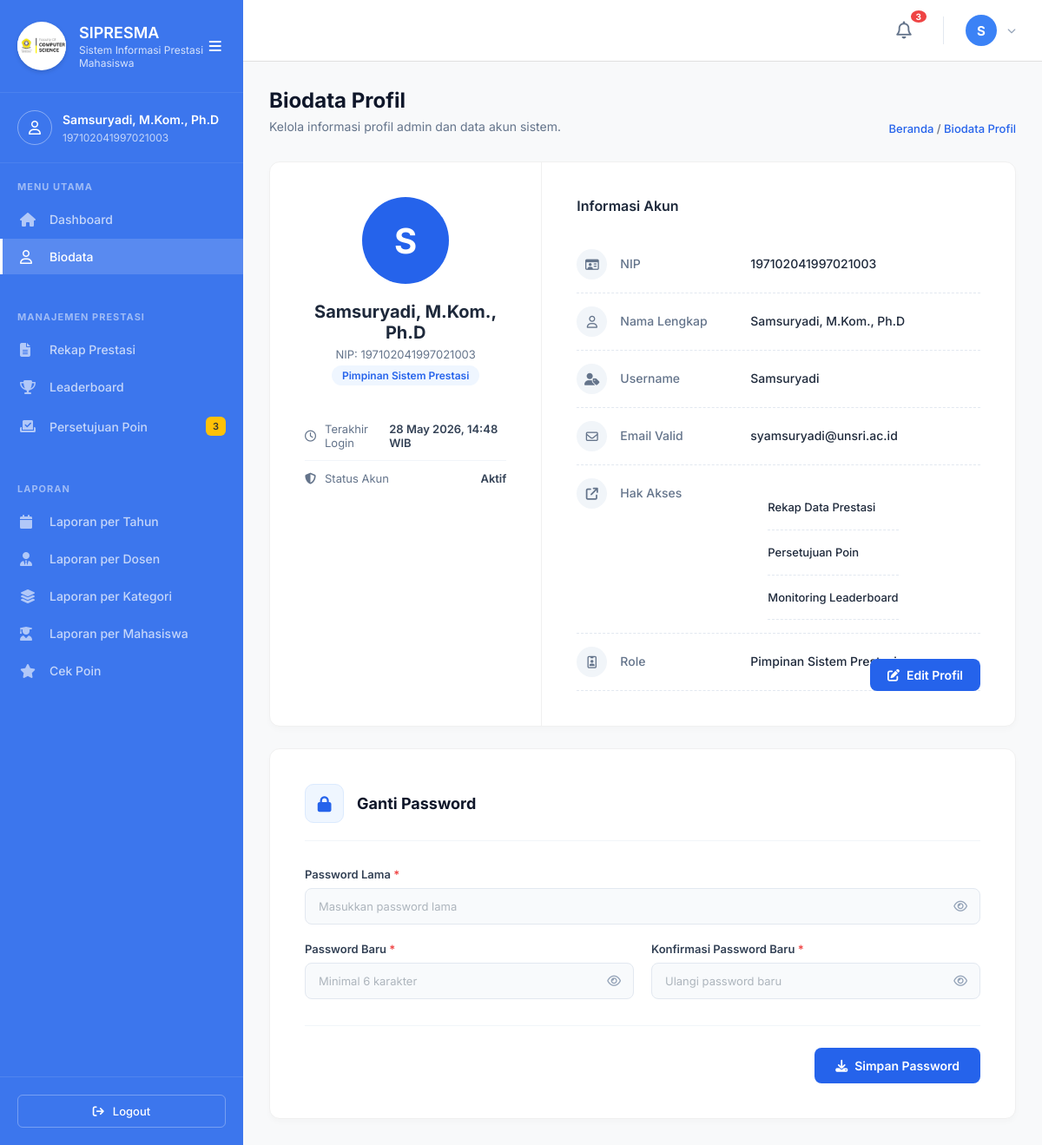
Screenshot of /pimpinan/Biodata.php (signed in) with the database file from the repository.
### tables this page shows
CREATE TABLE IF NOT EXISTS `pimpinan` (
  `id` int NOT NULL AUTO_INCREMENT,
  `nama` varchar(100) DEFAULT NULL,
  `nip` varchar(50) DEFAULT NULL,
  `username` varchar(50) DEFAULT NULL,
  `email` varchar(100) DEFAULT NULL,
  `password` varchar(255) DEFAULT NULL,
  `terakhir_login` datetime DEFAULT NULL,
  `created_at` timestamp NOT NULL DEFAULT CURRENT_TIMESTAMP,
  PRIMARY KEY (`id`),
  UNIQUE KEY `username` (`username`),
  UNIQUE KEY `email` (`email`)
);

### pimpinan/Biodata.php (the view, shortened to what this page needs)
<?php
require '../koneksi.php';
$username_session = $_SESSION['username'] ?? '';
$q_pimpinan = $conn->query("SELECT * FROM pimpinan WHERE username='$username_session' LIMIT 1");
if ($q_pimpinan && $q_pimpinan->num_rows > 0) {
    $pimpinan_data = $q_pimpinan->fetch_assoc();
    $pimpinan_nip = $pimpinan_data['nip'];
    $pimpinan_nama = $pimpinan_data['nama'];
    $pimpinan_username = $pimpinan_data['username'];
    $pimpinan_email = $pimpinan_data['email'];
} else {
    $pimpinan_nip = '-';
    $pimpinan_nama = '-';
    $pimpinan_username = '-';
    $pimpinan_email = '-';
}
?>
<!DOCTYPE html>
<html lang="id">
<head>
    <link rel="stylesheet" href="https://cdnjs.cloudflare.com/ajax/libs/font-awesome/6.4.0/css/all.min.css">
    <link rel="stylesheet" href="../administrator/Assets/Css/Style.css?v=<?= time() ?>">
</head>
<body class="dashboard-body new-dashboard">
    <?php include 'LayoutSidebar.php'; ?>
    <main class="main-content-new" id="mainContent">
        <?php include 'Topbar.php'; ?>
        <div class="content-wrapper-new">
            <div class="page-header-new">
                <div class="page-header-flex">
                    <div class="page-title-new">
                        <div class="page-title-text">
                            <h1 style="font-size: 24px; font-weight: 800; color: #0f172a; margin: 0 0 5px 0;">Biodata Profil</h1>
                            <p style="font-family: 'Inter', sans-serif; font-size: 13px; font-weight: 400; color: #64748b; line-height: 1.5; margin: 0;">Kelola informasi profil admin dan data akun sistem.</p>
                        </div>
                    </div>
                    <div style="display: flex; flex-direction: column; align-items: flex-end; gap: 15px;">
                        <div class="breadcrumb-top">
                            <a href="Dashboard.php">Beranda</a> <span>/</span> Biodata Profil
                        </div>
                    </div>
                </div>
            </div>
            <div class="profile-container">
                <div class="profile-left">
                    <div class="profile-avatar"><?= substr(htmlspecialchars($pimpinan_nama), 0, 1) ?></div>
                    <div class="profile-name" id="displayNamaLeft"><?= htmlspecialchars($pimpinan_nama) ?></div>
                    <div style="font-size: 13px; color: #64748b; margin-bottom: 5px;" id="displayNipLeft">NIP: <?= htmlspecialchars($pimpinan_nip) ?></div>
                    <div class="profile-role-badge">Pimpinan Sistem Prestasi</div>
                    <ul class="profile-stats-list">
                        <li>
                            <span class="stat-label"><i class="fa-regular fa-clock"></i> Terakhir Login</span>
                            <span class="stat-value"><?= date('d M Y, H:i') ?> WIB</span>
                        </li>
                        <li>
                            <span class="stat-label"><i class="fa-solid fa-shield-halved"></i> Status Akun</span>
                            <span class="stat-value status-active">Aktif</span>
                        </li>
                    </ul>
                </div>
                <div class="profile-right" id="profileFormArea">
                    <h3 class="section-title">Informasi Akun</h3>
                    <ul class="info-list">
                        <li class="info-item">
                            <div class="info-icon"><i class="fa-regular fa-id-card"></i></div>
                            <div class="info-label">NIP</div>
                            <div class="info-value">
                                <span class="info-value-text"><?= htmlspecialchars($pimpinan_nip) ?></span>
                            </div>
                        </li>
                        <li class="info-item">
                            <div class="info-icon"><i class="fa-regular fa-user"></i></div>
                            <div class="info-label">Nama Lengkap</div>
                            <div class="info-value">
                                <span class="info-value-text"><?= htmlspecialchars($pimpinan_nama) ?></span>
                            </div>
                        </li>
                        <li class="info-item">
                            <div class="info-icon"><i class="fa-solid fa-user-tag"></i></div>
                            <div class="info-label">Username</div>
                            <div class="info-value">
                                <span class="info-value-text"><?= htmlspecialchars($pimpinan_username) ?></span>
                            </div>
                        </li>
                        <li class="info-item">
                            <div class="info-icon"><i class="fa-regular fa-envelope"></i></div>
                            <div class="info-label">Email Valid</div>
                            <div class="info-value">
                                <span class="info-value-text"><?= htmlspecialchars($pimpinan_email) ?></span>
                            </div>
                        </li>
                        <li class="info-item">
                            <div class="info-icon"><i class="fa-solid fa-arrow-up-right-from-square"></i></div>
                            <div class="info-label">Hak Akses</div>
                            <div class="info-value">
                                <ul style="margin: 0; padding-left: 20px; color: #1e293b; font-size: 13px; line-height: 1.6;">
                                    <li>Rekap Data Prestasi</li>
                                    <li>Persetujuan Poin</li>
                                    <li>Monitoring Leaderboard</li>
                                </ul>
                            </div>
                        </li>
                        <li class="info-item">
                            <div class="info-icon"><i class="fa-regular fa-id-badge"></i></div>
                            <div class="info-label">Role</div>
                            <div class="info-value">
                                <span class="info-value-text">Pimpinan Sistem Prestasi</span>
                            </div>
                        </li>
                    </ul>
                    <button class="btn-edit" id="btnEditProfile">
                        <i class="fa-solid fa-pen-to-square"></i> <span id="btnEditText">Edit Profil</span>
                    </button>
                </div>
            </div>
            <div class="profile-container" style="margin-top: 25px; display: block; padding: 40px;">
                <div style="display: flex; align-items: center; gap: 15px; margin-bottom: 30px; border-bottom: 1px solid #f1f5f9; padding-bottom: 20px;">
                    <div style="width: 45px; height: 45px; background: #eff6ff; color: #2563eb; border-radius: 10px; border: 1px solid #dbeafe; display: flex; align-items: center; justify-content: center; font-size: 18px;">
                        <i class="fa-solid fa-lock"></i>
                    </div>
                    <h3 style="font-size: 18px; font-weight: 700; color: #0f172a; margin: 0;">Ganti Password</h3>
                </div>
                <div style="display: grid; grid-template-columns: 1fr; gap: 20px; margin-bottom: 20px;">
                    <div class="form-group" style="margin-bottom: 0;">
                        <label style="display: block; font-size: 14px; font-weight: 600; color: #334155; margin-bottom: 8px;">Password Lama <span style="color: #ef4444;">*</span></label>
                        <div class="password-wrapper" style="position: relative;">
                            <input type="password" id="oldPassword" class="edit-input" placeholder="Masukkan password lama" style="display: block; padding: 12px 15px; padding-right: 40px; border: 1px solid #e2e8f0; border-radius: 8px; width: 100%; box-sizing: border-box; background: #f8fafc;">
                            <i class="fa-regular fa-eye toggle-password-settings" style="position: absolute; right: 15px; top: 50%; transform: translateY(-50%); cursor: pointer; color: #94a3b8; transition: color 0.2s;"></i>
                        </div>
                    </div>
                </div>
                <div style="display: grid; grid-template-columns: 1fr 1fr; gap: 20px; margin-bottom: 30px;">
                    <div class="form-group" style="margin-bottom: 0;">
                        <label style="display: block; font-size: 14px; font-weight: 600; color: #334155; margin-bottom: 8px;">Password Baru <span style="color: #ef4444;">*</span></label>
                        <div class="password-wrapper" style="position: relative;">
                            <input type="password" id="newPassword" class="edit-input" placeholder="Minimal 6 karakter" style="display: block; padding: 12px 15px; padding-right: 40px; border: 1px solid #e2e8f0; border-radius: 8px; width: 100%; box-sizing: border-box; background: #f8fafc;">
                            <i class="fa-regular fa-eye toggle-password-settings" style="position: absolute; right: 15px; top: 50%; transform: translateY(-50%); cursor: pointer; color: #94a3b8; transition: color 0.2s;"></i>
                        </div>
                    </div>
                    <div class="form-group" style="margin-bottom: 0;">
                        <label style="display: block; font-size: 14px; font-weight: 600; color: #334155; margin-bottom: 8px;">Konfirmasi Password Baru <span style="color: #ef4444;">*</span></label>
                        <div class="password-wrapper" style="position: relative;">
                            <input type="password" id="confirmPassword" class="edit-input" placeholder="Ulangi password baru" style="display: block; padding: 12px 15px; padding-right: 40px; border: 1px solid #e2e8f0; border-radius: 8px; width: 100%; box-sizing: border-box; background: #f8fafc;">
                            <i class="fa-regular fa-eye toggle-password-settings" style="position: absolute; right: 15px; top: 50%; transform: translateY(-50%); cursor: pointer; color: #94a3b8; transition: color 0.2s;"></i>
                        </div>
                    </div>
                </div>
                <div style="text-align: right; border-top: 1px solid #f1f5f9; padding-top: 25px;">
                    <button class="btn-edit" onclick="updatePassword()" style="position: static; background-color: #2563eb; padding: 12px 24px; font-size: 14px; display: inline-flex; border-radius: 8px;">
                        <i class="fa-solid fa-download"></i> <span>Simpan Password</span>
                    </button>
                </div>
            </div>
        </div>
    </main>
</body>
</html>

### administrator/Assets/Css/Style.css (style rules this page uses)
:root { --primary-color: #3c76ed; --primary-hover: #2a5cc5; --bg-color: #f4f7f6; --text-main: #333333; --text-muted: #6c757d; --white: #ffffff; --border-color: #e0e0e0; --shadow-sm: 0 4px 6px rgba(0, 0, 0, 0.05); --shadow-md: 0 10px 30px rgba(0, 0, 0, 0.1); --radius-lg: 12px; --radius-md: 8px; --sidebar-width: 260px; }
* { margin: 0; padding: 0; box-sizing: border-box; font-family: "Inter", sans-serif; }
html, body { background-color: var(--bg-color); color: var(--text-main); overflow-x: hidden !important; max-width: 100%; -ms-overflow-style: none; scrollbar-width: none; }
* { -ms-overflow-style: none; scrollbar-width: none; }
a { text-decoration: none; color: inherit; }
.form-group { margin-bottom: 20px; }
.form-group label { display: block; font-size: 13px; font-weight: 600; margin-bottom: 8px; color: var(--text-main); }
.form-group input { width: 100%; padding: 12px 15px; border: 1px solid var(--border-color); border-radius: var(--radius-md); font-size: 14px; outline: none; transition: all 0.3s ease; }
.form-group input::placeholder { color: #adb5bd; }
.password-wrapper { position: relative; }
.new-dashboard { display: flex; height: 100vh; overflow: hidden; background-color: #f8f9fa; }
.main-content-new { flex: 1; min-width: 0; display: flex; flex-direction: column; overflow-y: auto; overflow-x: hidden !important; }
.content-wrapper-new { padding: 30px; width: 100%; max-width: 100%; }
.page-header-new { display: flex; justify-content: space-between; align-items: flex-end; margin-bottom: 30px; }
.page-title-new { display: flex; align-items: center; gap: 15px; }
.page-title-new h1 { font-size: 24px; font-weight: 600; color: #212529; margin-bottom: 4px; }
.page-title-new p { font-size: 14px; color: #6c757d; }
.page-header-flex { display: flex; justify-content: space-between; align-items: flex-start; width: 100%; }
.breadcrumb-top { font-size: 13px; color: #2563eb; font-weight: 500; text-align: right; margin-bottom: 5px; }
.breadcrumb-top span { color: #6b7280; }
.breadcrumb-top a { color: #2563eb; text-decoration: none; }
.page-title-text { font-size: 26px; font-weight: 600; color: #1f2937; margin-bottom: 5px; }
.info-icon { width: 32px; height: 32px; background-color: #e0efff; color: #3c76ed; border-radius: 50%; display: flex; justify-content: center; align-items: center; font-size: 14px; flex-shrink: 0; }
:root { --primary-color: #2563eb !important; --primary-hover: #1d4ed8 !important; --text-main: #0f172a !important; --text-muted: #64748b !important; --border-color: #e2e8f0 !important; --shadow-sm: 0 1px 3px rgba(0, 0, 0, 0.05) !important; --shadow-md: 0 4px 6px -1px rgba(0, 0, 0, 0.1) !important; --shadow-lg: 0 10px 15px -3px rgba(0, 0, 0, 0.1) !important; --radius-md: 8px !important; --radius-lg: 12px !important; }
body, html { font-family: "Inter", sans-serif !important; color: var(--text-main) !important; font-size: 14px !important; }
.page-header-new h1, .page-title-text, .page-title-new h1, .page-title-new h2 { font-family: "Inter", sans-serif !important; font-size: 24px !important; font-weight: 700 !important; color: #0f172a !important; }
.page-header-new p, .page-title-new p { font-family: "Inter", sans-serif !important; font-size: 14px !important; }
body, html, button, input, textarea, select, table, th, td, p, span, div, a, label, .detail-label, .form-group label { font-family: "Inter", sans-serif !important; }
label, .form-group label, .modern-label, .detail-label { font-size: 13px !important; font-weight: 600 !important; }
input, textarea, select, .form-control, .custom-input, .custom-select { font-size: 13px !important; }

### rows the page displays
pimpinan: nama "S", nama "Samsuryadi, M.Kom., Ph.D", nip "197102041997021003", username "Samsuryadi", email "syamsuryadi@unsri.ac.id"

### other values shown
$_SESSION['pimpinan_nama'] "Samsuryadi, M.Kom., Ph.D"
$_SESSION['pimpinan_nip'] "197102041997021003"
$total_poin_pending "3"
$total_notif "3"
